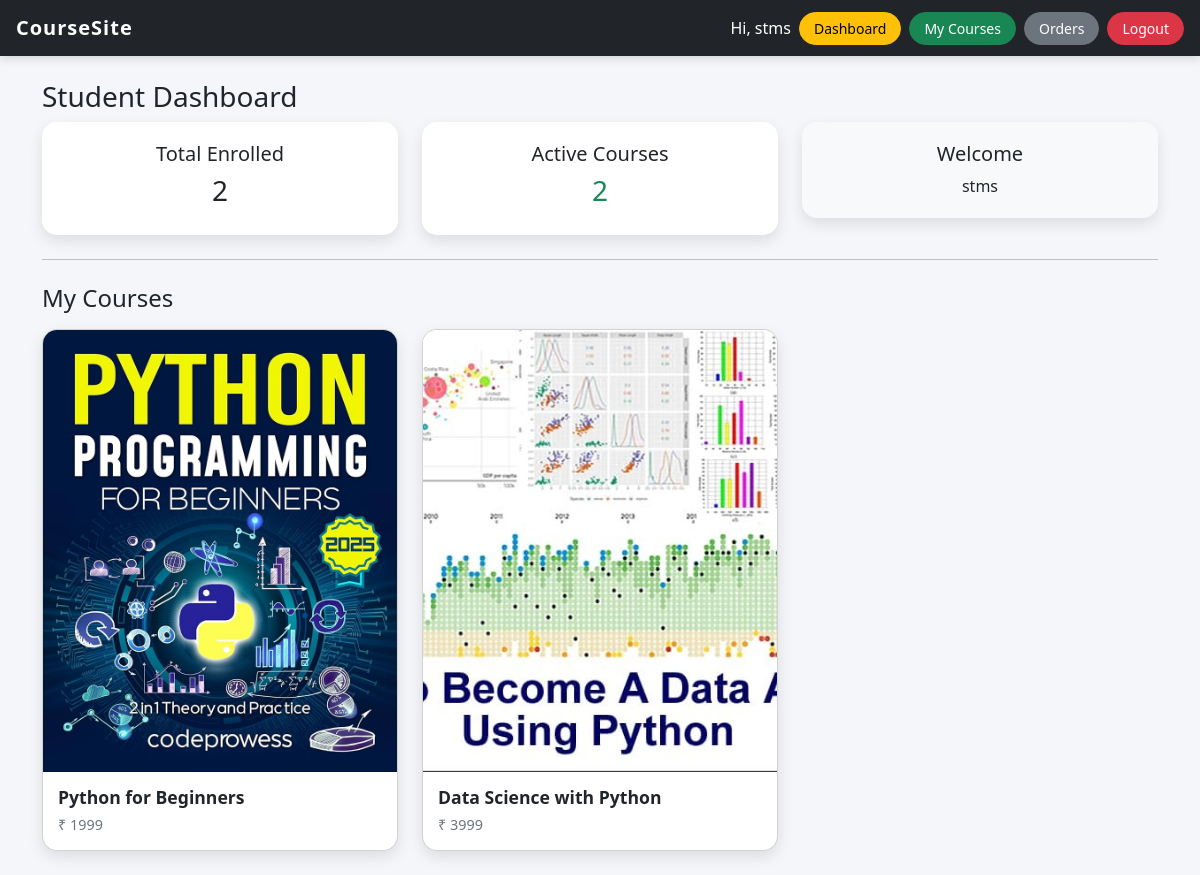
The app's page /student/dashboard/ (signed in) with its own data.
### core/models.py (models this page shows, shortened)
class Order(models.Model):
    student = models.ForeignKey(Student, on_delete=models.CASCADE)
    course = models.ForeignKey(Course, on_delete=models.CASCADE)
    amount = models.IntegerField()          # ← FIXED (NOT NULL)
    paid = models.BooleanField(default=False)
    created_at = models.DateTimeField(auto_now_add=True)

class Course(models.Model):
    title = models.CharField(max_length=200)
    description = models.TextField()
    price = models.IntegerField()
    image = models.ImageField(upload_to='courses/')
    category = models.ForeignKey(Category, on_delete=models.SET_NULL, null=True)

### core/views.py (the view)
# urls.py: path('dashboard/', views.student_dashboard, name='student_dashboard'),
@login_required
def student_dashboard(request):
    student, _ = Student.objects.get_or_create(user=request.user)
    enrolled_courses = Order.objects.filter(
        student=student,
        paid=True
    ).select_related('course')
    return render(request, 'core/student_dashboard.html', {
        'enrolled_courses': enrolled_courses
    })

### core/templates/core/student_dashboard.html
{% extends 'core/base.html' %}
{% block content %}
<h3 class="dashboard-title">Student Dashboard</h3>
<div class="row mb-4">
  <div class="col-md-4">
    <div class="dashboard-card">
      <h5>Total Enrolled</h5>
      <h3>{{ enrolled_courses.count }}</h3>
    </div>
  </div>
  <div class="col-md-4">
    <div class="dashboard-card">
      <h5>Active Courses</h5>
      <h3 class="text-success">{{ enrolled_courses.count }}</h3>
    </div>
  </div>
  <div class="col-md-4">
    <div class="dashboard-card bg-light">
      <h5>Welcome</h5>
      <p class="mb-0">{{ request.user.username }}</p>
    </div>
  </div>
</div>
<hr>
<h4 class="mt-4 mb-3">My Courses</h4>
<div class="row">
  {% for order in enrolled_courses %}
  <div class="col-md-4 mb-4">
    <div class="card course-card h-100">
      {% if order.course.image %}
        <img src="{{ order.course.image.url }}" class="course-img">
      {% else %}
        <img src="https://via.placeholder.com/400x180" class="course-img">
      {% endif %}
      <div class="card-body">
        <h5 class="card-title">{{ order.course.title }}</h5>
        <p class="card-text">₹ {{ order.course.price }}</p>
      </div>
    </div>
  </div>
  {% empty %}
    <p>No enrolled courses.</p>
  {% endfor %}
</div>
{% endblock %}

### core/templates/core/base.html (shortened to what this page needs)
<!DOCTYPE html>
<html>
<head>
  <link href="https://cdn.jsdelivr.net/npm/bootstrap@5.3.2/dist/css/bootstrap.min.css" rel="stylesheet">
  {% load static %}
  <link rel="stylesheet" href="{% static 'css/style.css' %}">
</head>
<body>
<nav class="navbar navbar-expand-lg navbar-dark bg-dark px-3">
  <a class="navbar-brand" href="/">CourseSite</a>
  <ul class="navbar-nav ms-auto align-items-center">
    {% if user.is_authenticated %}
      <span class="navbar-text text-white me-2">
        Hi, {{ user.username }}
      </span>
      <li class="nav-item me-2">
        <a href="{% url 'student_dashboard' %}"
           class="btn btn-sm {% if request.resolver_match.url_name == 'student_dashboard' %}btn-warning{% else %}btn-info{% endif %}">
          Dashboard
        </a>
      </li>
      <li class="nav-item me-2">
        <a href="{% url 'my_courses' %}"
           class="btn btn-sm {% if request.resolver_match.url_name == 'my_courses' %}btn-warning{% else %}btn-success{% endif %}">
          My Courses
        </a>
      </li>
      <li class="nav-item me-2">
        <a href="{% url 'order_history' %}" class="btn btn-secondary btn-sm">
          Orders
        </a>
      </li>
      <li class="nav-item">
        <a href="{% url 'logout' %}" class="btn btn-danger btn-sm">
          Logout
        </a>
      </li>
    {% endif %}
  </ul>
</nav>
<div class="container mt-4">
  {% block content %}{% endblock %}
</div>
</body>
</html>

### static/css/style.css (style rules this page uses)
body { background-color: #f4f6f9; font-family: "Segoe UI", Tahoma, Geneva, Verdana, sans-serif; }
.navbar { box-shadow: 0 2px 10px rgba(0, 0, 0, 0.15); }
.navbar-brand { font-weight: 700; letter-spacing: 1px; }
.navbar .btn { border-radius: 20px; padding: 5px 14px; }
.course-card { border-radius: 15px; overflow: hidden; background: #fff; box-shadow: 0 6px 15px rgba(0, 0, 0, 0.1); transition: transform 0.3s ease, box-shadow 0.3s ease; }
.course-img { width: 100%; height: 100%; object-fit: cover; display: block; }
.card-body { padding: 15px; }
.card-title { font-weight: 600; font-size: 1.1rem; margin-bottom: 5px; }
.card-text { font-size: 0.9rem; color: #6c757d; }
.dashboard-card { background: #fff; padding: 20px; border-radius: 15px; text-align: center; box-shadow: 0 6px 15px rgba(0, 0, 0, 0.1); }

### records on screen
Order: course.image (picture), course "Python for Beginners", course.price "1999"
Order: course.image (picture), course "Data Science with Python", course.price "3999"

### other values on screen
{{ user.username }} "stms"
{{ enrolled_courses.count }} "2"
{{ request.user.username }} "stms"
